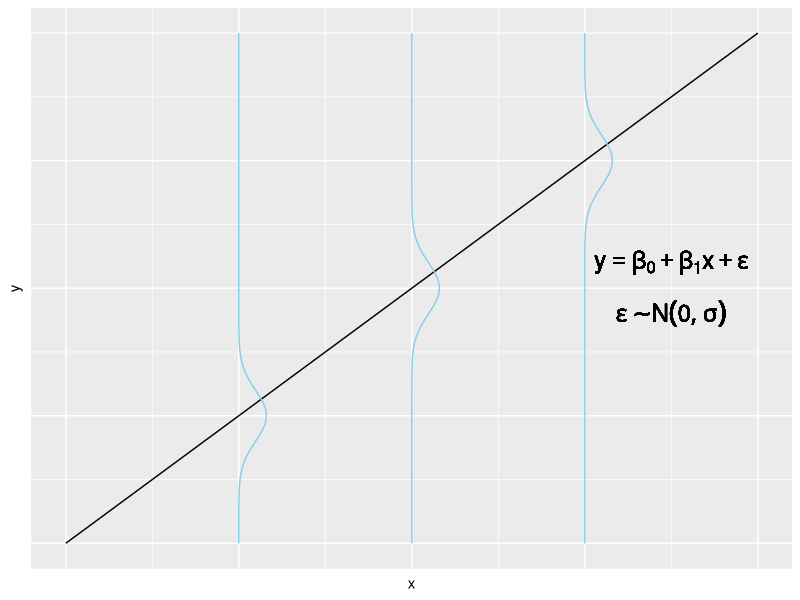
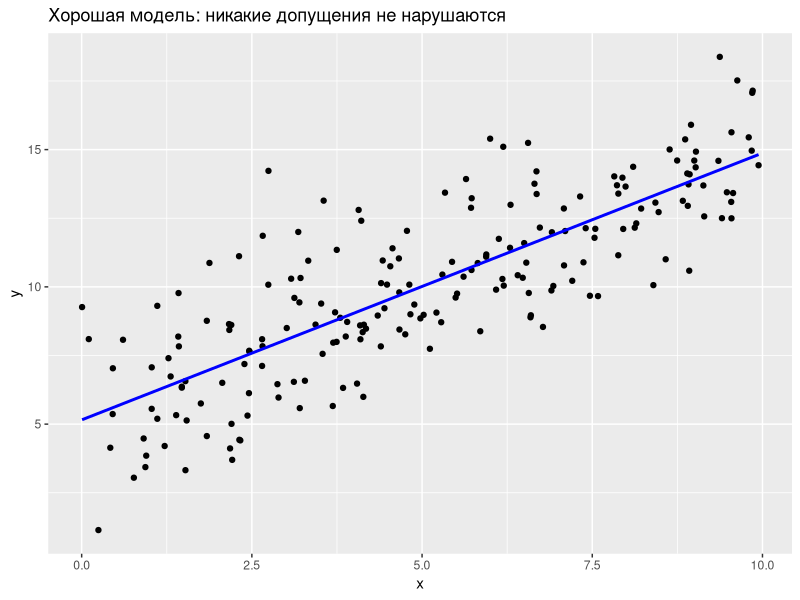
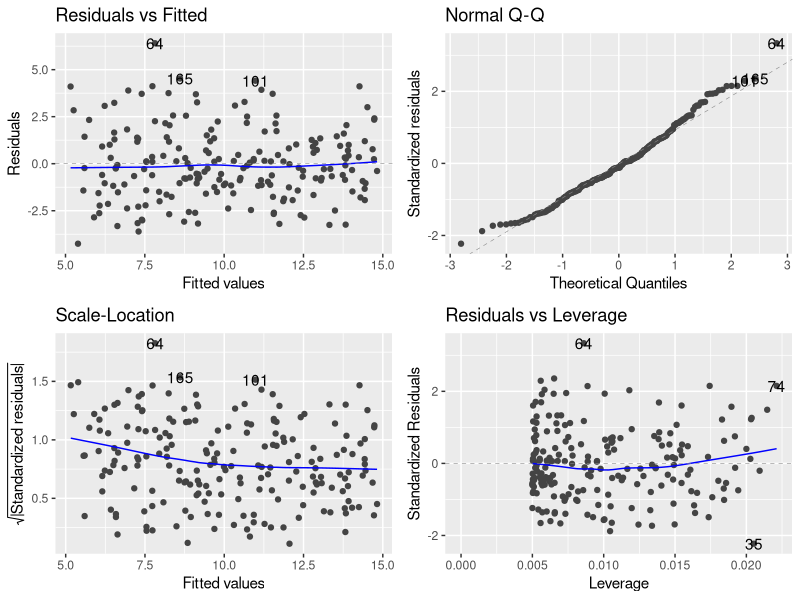
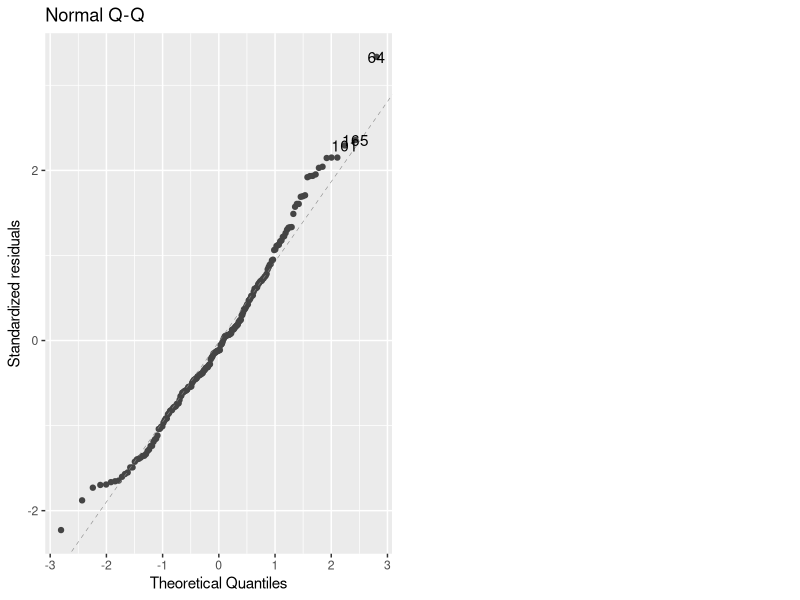
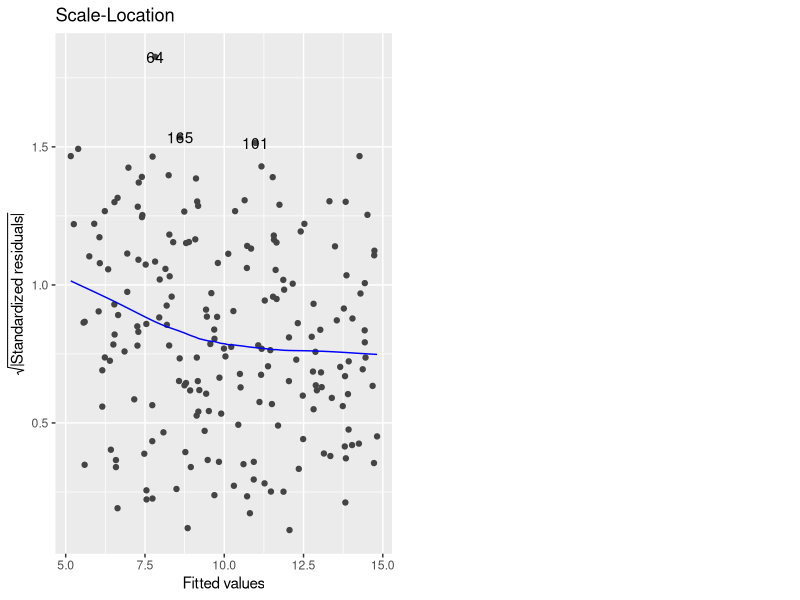
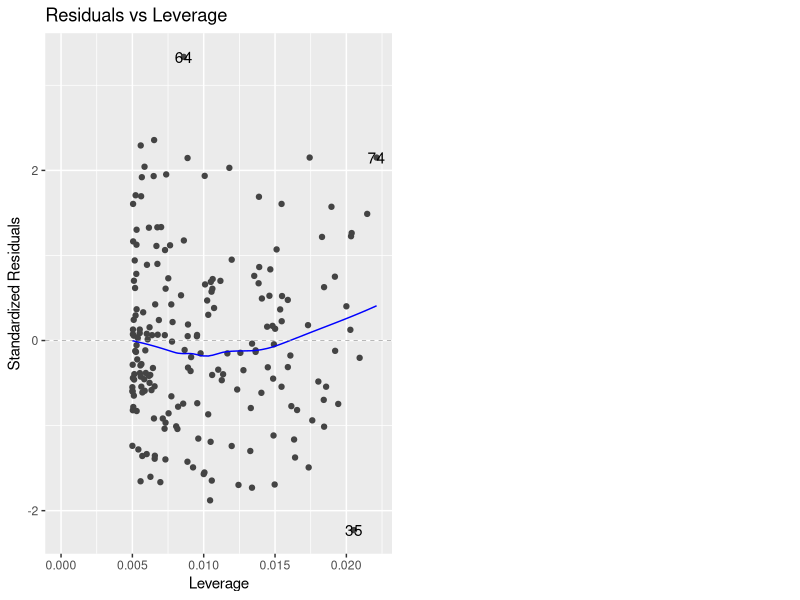
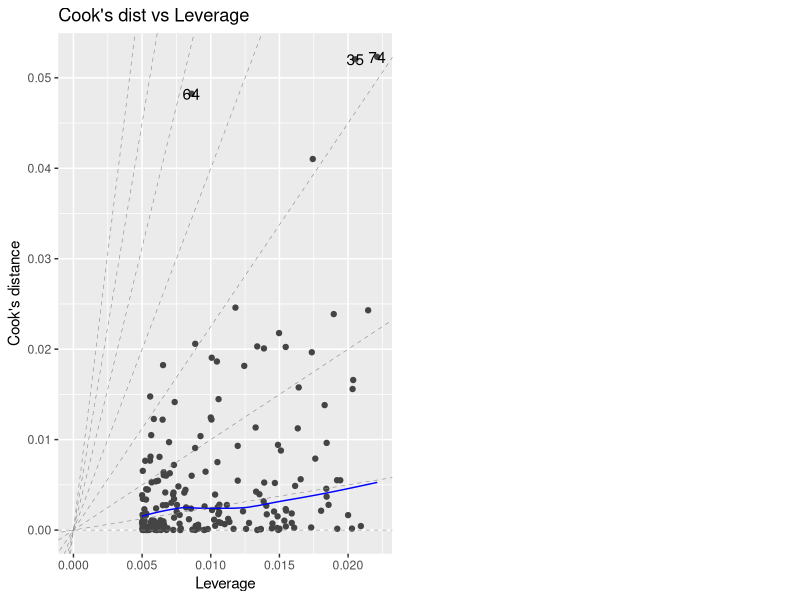
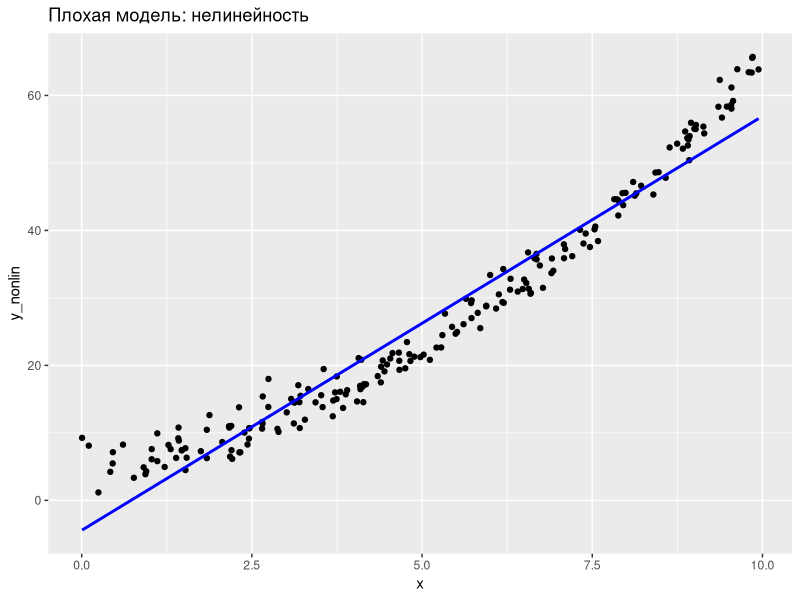

Here is the R script that generated these plots, in order:
## ---- chunk 1
knitr::opts_chunk$set(echo = TRUE, warning = FALSE)
options(width = 100) # ширина текстового вывода
options(digits = 3) # число знаков после запятой в выводе 
## ---- chunk 2
library(readr) # считывание данных из текстовых файлов
library(tidyverse) # манипулирование данными 
library(ggplot2) # визуализация 
library(ggfortify) # визуализация диагностических графиков
library(modelr) # вспомогательные функции для работы с моделями
library(broom) # преобразование результатов моделирования в табличный вид
library(GGally) # построение матрицы диаграмм рассеяния 
library(car) # функции для степенных преобразований

## ---- chunk 3

beta1 <- 0.5
beta0 <- 10
sd_epsilon <- .5

y <- seq(2.5,12.5,by=0.5)

# y = beta0 + beta1 * x => x = (y - beta0) / beta1
x <- (y - beta0) / beta1

ploterr <- function(y, mean, beta0, beta1, sd) {
  dx <- (mean - beta0) / beta1
  dnorm(y, mean, sd) + dx
}

ggplot(data = tibble(x, y), mapping = aes(y, x)) +
         geom_line() + 
  stat_function(fun = ploterr, 
                args = list(5, beta0, beta1, sd_epsilon), col = 'skyblue') +
  stat_function(fun = ploterr, 
                args = list(7.5, beta0, beta1, sd_epsilon), col = 'skyblue') +
  stat_function(fun = ploterr, 
                args = list(10, beta0, beta1, sd_epsilon), col='skyblue') +
  coord_flip() +
  geom_text(aes(x = 8.0, y = 2.5, 
                label = "y == beta[0] + beta[1] * x + epsilon"), parse = T,
            size = 6) +
  geom_text(aes(x = 7.0, y = 2.5, 
                label = "epsilon %~% N(0, sigma)"), parse = T,
            size = 6) +
  theme(axis.text.x = element_blank(),
        axis.text.y = element_blank(),
        axis.ticks = element_blank())
## ---- chunk 4

# Параметры модели:
beta0 <- 5
beta1 <- 1
sd_eps <- 2

# Генерация данных:
set.seed(123)
N <- 200


x <- runif(N, 0, 10)
eps <- rnorm(N, 0, sd_eps)
y <- beta0 + beta1 * x + eps

## ---- chunk 5

m <- lm(y ~ x)

ggplot(tibble(x, y), aes(x, y)) +
  geom_point() +
  geom_smooth(method = lm, se = F, col = 'blue') +
  labs(title = 'Хорошая модель: никакие допущения не нарушаются')

summary(m)

## ---- chunk 6
autoplot(m)
## ---- chunk 7
autoplot(m, which = 2)
## ---- chunk 8
autoplot(m, which = 3)
## ---- chunk 9
autoplot(m, which = 5)
## ---- chunk 10
autoplot(m, which = 6)
## ---- chunk 11
beta2 <- .5
# Добавим квадратичный член:
y_nonlin <- beta0 + beta1 * x + beta2 * x^2 + eps

## ---- chunk 12

m_nonlin <- lm(y_nonlin ~ x) 

ggplot(tibble(x, y_nonlin), aes(x, y_nonlin)) +
  geom_point() +
  geom_smooth(method = lm, se = F, col = 'blue') +
  labs(title = 'Плохая модель: нелинейность')

summary(m_nonlin)
## ---- chunk 13
autoplot(m_nonlin) 

## ---- chunk 14

y_hetero <- beta0 + beta1 * x + eps * x / mean(x)

## ---- chunk 15
m_hetero <- lm(y_hetero ~ x) 

ggplot(tibble(x, y_hetero), aes(x, y_hetero)) +
  geom_point() +
  geom_smooth(method = lm, se = F, col='blue') +
  labs(title = 'Плохая модель: гетероскедастичность')

summary(m_hetero)
## ---- chunk 16
autoplot(m_hetero)
## ---- chunk 17

# Исходные данные
ggplot(tibble(x, y_hetero), aes(x, y_hetero)) +
  geom_point() +
  geom_smooth(method = lm, se = F, col='blue') +
  labs(title = 'Плохая модель: гетероскедастичность')

# Логарифмирование
ggplot(tibble(x, y = log10(y_hetero)),
       aes(x, y))  +
         geom_point() +
         geom_smooth(method=lm, se=F, col='blue') +
         labs(title='Логарифмическое преобразование для данных с гетероскедастичностью',
              y = 'log10(y)')

# Корень
ggplot(tibble(x, y = sqrt(y_hetero)),
       aes(x, y)) +
  geom_point() + 
  geom_smooth(method=lm, se=F, col='blue') +
  labs(title='Логарифмическое преобразование для данных с гетероскедастичностью',
              y = 'sqrt(y)')

# Обратное значение
ggplot(tibble(x, y = 1/y_hetero),
       aes(x, y)) +
  geom_point() +
  geom_smooth(method = lm, se = F, col='blue') +
  labs(title='Обратное преобразование для данных с гетероскедастичностью',
       y = '1/y')
## ---- chunk 18
m_inv <- lm(1/y_hetero ~ x)
coef(m_inv)

## ---- chunk 19
autoplot(m_inv)
## ---- chunk 20
m_poly <- lm(y_nonlin ~ x + I(x^2))

## ---- chunk 21
coef(m_poly)
## ---- chunk 22


ggplot(data = add_predictions(tibble(x, y_nonlin), m_poly), 
      mapping = aes(x)) +
      geom_point(aes(y = y_nonlin)) +
      geom_line(aes(y = pred), colour='blue') +
  labs(title='Квадратичная зависимость', y = 'y')
## ---- chunk 23
autoplot(m_poly)
## ---- chunk 24

# Подбор степени для модели с гетероскедастичностью
t1 <- powerTransform(y_hetero ~ x)
coef(t1)

## ---- chunk 25
m_ht <- lm(y_hetero^-0.25 ~ x)
coef(m_ht)
## ---- chunk 26
autoplot(m_ht)
## ---- chunk 27

## Подбор степени для нелинейной модели
t2 <- powerTransform(y_nonlin ~ x)
coef(t2)

## ---- chunk 28
m_nlt <- lm(sqrt(y_nonlin) ~ x)
coef(m_nlt)
## ---- chunk 29
autoplot(m_nlt)
## ---- chunk 30
formula(m_poly)
coef(m_poly)
## ---- chunk 31

# Создаем точки для получения нового прогноза
newdata_nl <- data.frame(x = seq_range(x, by = 0.1))

# Интервальный прогноз:
pred_nl <- predict(m_poly, newdata = newdata_nl, 
                   interval = 'prediction',
                   level = .95)

# Соединяем все в одну таблицу:
newdata_nl <- bind_cols(newdata_nl, as.data.frame(pred_nl))

# График
ggplot(data = newdata_nl,
       mapping = aes(x)) +
  geom_ribbon(aes(ymin=lwr, ymax=upr), 
              fill='lightskyblue', alpha=1/2) +
  geom_line(aes(y = fit), colour='blue') +
  geom_point(data= tibble (x=x, y=y_nonlin), aes(x, y)) +
  labs(title='Интервальный прогноз по квадратичной модели (95% интервал)',
       y = 'y')


## ---- chunk 32
formula(m_ht)
coef(m_ht)
## ---- chunk 33

# Создаем точки для получения нового прогноза
newdata_ht <- data.frame(x = seq_range(x, by = 0.1))

# Интервальный прогноз:
pred_ht_transformed <- predict(m_ht, newdata = newdata_ht, 
                   interval = 'prediction',
                   level = .95)

# Обратное преобразование:
pred_ht <- pred_ht_transformed^(-4)

# Соединяем все в одну таблицу:
newdata_ht <- bind_cols(newdata_ht, as.data.frame(pred_ht))

# График
ggplot(data = newdata_ht,
       mapping = aes(x)) +
  geom_ribbon(aes(ymin=lwr, ymax=upr), 
              fill='lightskyblue', alpha=1/2) +
  geom_line(aes(y = fit), colour='blue') +
  geom_point(data= tibble (x=x, y=y_hetero), aes(x, y)) +
  labs(title='Интервальный прогноз по нелинейной модели (95% интервал)',
       y = 'y')
